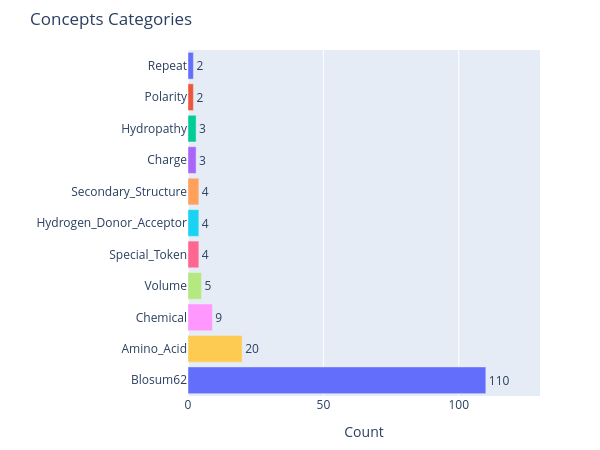

Notebook code for this chart:
### Markdown cell above
## 1. Concepts Categories

### Code cell
concepts_path = exp_results_dir / "concepts.csv"
if concepts_path.exists():
    concepts_df = pd.read_csv(concepts_path)
    fig1 = plot_concepts_categories(concepts_df, exp_results_dir)
    fig1.show()
else:
    print(f"Concepts file not found: {concepts_path}")

### Figure 1 — Plotly figure (JSON) as saved in the notebook; plotly's stock layout.template omitted (floating-point values rounded to 4 significant figures)
{"data": [{"hovertemplate": "final_tag=%{y}<br>count=%{text}<extra></extra>", "legendgroup": "Repeat", "marker": {"color": "#636efa", "pattern": {"shape": ""}}, "name": "Repeat", "orientation": "h", "showlegend": true, "text": [2.0], "textposition": "outside", "type": "bar", "x": [2], "xaxis": "x", "y": ["Repeat"], "yaxis": "y"}, {"hovertemplate": "final_tag=%{y}<br>count=%{text}<extra></extra>", "legendgroup": "Polarity", "marker": {"color": "#EF553B", "pattern": {"shape": ""}}, "name": "Polarity", "orientation": "h", "showlegend": true, "text": [2.0], "textposition": "outside", "type": "bar", "x": [2], "xaxis": "x", "y": ["Polarity"], "yaxis": "y"}, {"hovertemplate": "final_tag=%{y}<br>count=%{text}<extra></extra>", "legendgroup": "Hydropathy", "marker": {"color": "#00cc96", "pattern": {"shape": ""}}, "name": "Hydropathy", "orientation": "h", "showlegend": true, "text": [3.0], "textposition": "outside", "type": "bar", "x": [3], "xaxis": "x", "y": ["Hydropathy"], "yaxis": "y"}, {"hovertemplate": "final_tag=%{y}<br>count=%{text}<extra></extra>", "legendgroup": "Charge", "marker": {"color": "#ab63fa", "pattern": {"shape": ""}}, "name": "Charge", "orientation": "h", "showlegend": true, "text": [3.0], "textposition": "outside", "type": "bar", "x": [3], "xaxis": "x", "y": ["Charge"], "yaxis": "y"}, {"hovertemplate": "final_tag=%{y}<br>count=%{text}<extra></extra>", "legendgroup": "Secondary_Structure", "marker": {"color": "#FFA15A", "pattern": {"shape": ""}}, "name": "Secondary_Structure", "orientation": "h", "showlegend": true, "text": [4.0], "textposition": "outside", "type": "bar", "x": [4], "xaxis": "x", "y": ["Secondary_Structure"], "yaxis": "y"}, {"hovertemplate": "final_tag=%{y}<br>count=%{text}<extra></extra>", "legendgroup": "Hydrogen_Donor_Acceptor", "marker": {"color": "#19d3f3", "pattern": {"shape": ""}}, "name": "Hydrogen_Donor_Acceptor", "orientation": "h", "showlegend": true, "text": [4.0], "textposition": "outside", "type": "bar", "x": [4], "xaxis": "x", "y": ["Hydrogen_Donor_Acceptor"], "yaxis": "y"}, {"hovertemplate": "final_tag=%{y}<br>count=%{text}<extra></extra>", "legendgroup": "Special_Token", "marker": {"color": "#FF6692", "pattern": {"shape": ""}}, "name": "Special_Token", "orientation": "h", "showlegend": true, "text": [4.0], "textposition": "outside", "type": "bar", "x": [4], "xaxis": "x", "y": ["Special_Token"], "yaxis": "y"}, {"hovertemplate": "final_tag=%{y}<br>count=%{text}<extra></extra>", "legendgroup": "Volume", "marker": {"color": "#B6E880", "pattern": {"shape": ""}}, "name": "Volume", "orientation": "h", "showlegend": true, "text": [5.0], "textposition": "outside", "type": "bar", "x": [5], "xaxis": "x", "y": ["Volume"], "yaxis": "y"}, {"hovertemplate": "final_tag=%{y}<br>count=%{text}<extra></extra>", "legendgroup": "Chemical", "marker": {"color": "#FF97FF", "pattern": {"shape": ""}}, "name": "Chemical", "orientation": "h", "showlegend": true, "text": [9.0], "textposition": "outside", "type": "bar", "x": [9], "xaxis": "x", "y": ["Chemical"], "yaxis": "y"}, {"hovertemplate": "final_tag=%{y}<br>count=%{text}<extra></extra>", "legendgroup": "Amino_Acid", "marker": {"color": "#FECB52", "pattern": {"shape": ""}}, "name": "Amino_Acid", "orientation": "h", "showlegend": true, "text": [20.0], "textposition": "outside", "type": "bar", "x": [20], "xaxis": "x", "y": ["Amino_Acid"], "yaxis": "y"}, {"hovertemplate": "final_tag=%{y}<br>count=%{text}<extra></extra>", "legendgroup": "Blosum62", "marker": {"color": "#636efa", "pattern": {"shape": ""}}, "name": "Blosum62", "orientation": "h", "showlegend": true, "text": [110.0], "textposition": "outside", "type": "bar", "x": [110], "xaxis": "x", "y": ["Blosum62"], "yaxis": "y"}], "layout": {"bargap": 0.15, "barmode": "relative", "height": 450, "legend": {"title": {"text": "final_tag"}, "tracegroupgap": 0}, "margin": {"b": 30, "l": 140, "r": 60, "t": 50}, "showlegend": false, "title": {"text": "Concepts Categories"}, "width": 600, "xaxis": {"anchor": "y", "domain": [0, 1], "range": [0, 130], "title": {"text": "Count"}}, "yaxis": {"anchor": "x", "categoryarray": ["Blosum62", "Amino_Acid", "Chemical", "Volume", "Special_Token", "Hydrogen_Donor_Acceptor", "Secondary_Structure", "Charge", "Hydropathy", "Polarity", "Repeat"], "categoryorder": "array", "domain": [0, 1], "title": {"text": ""}}}}
